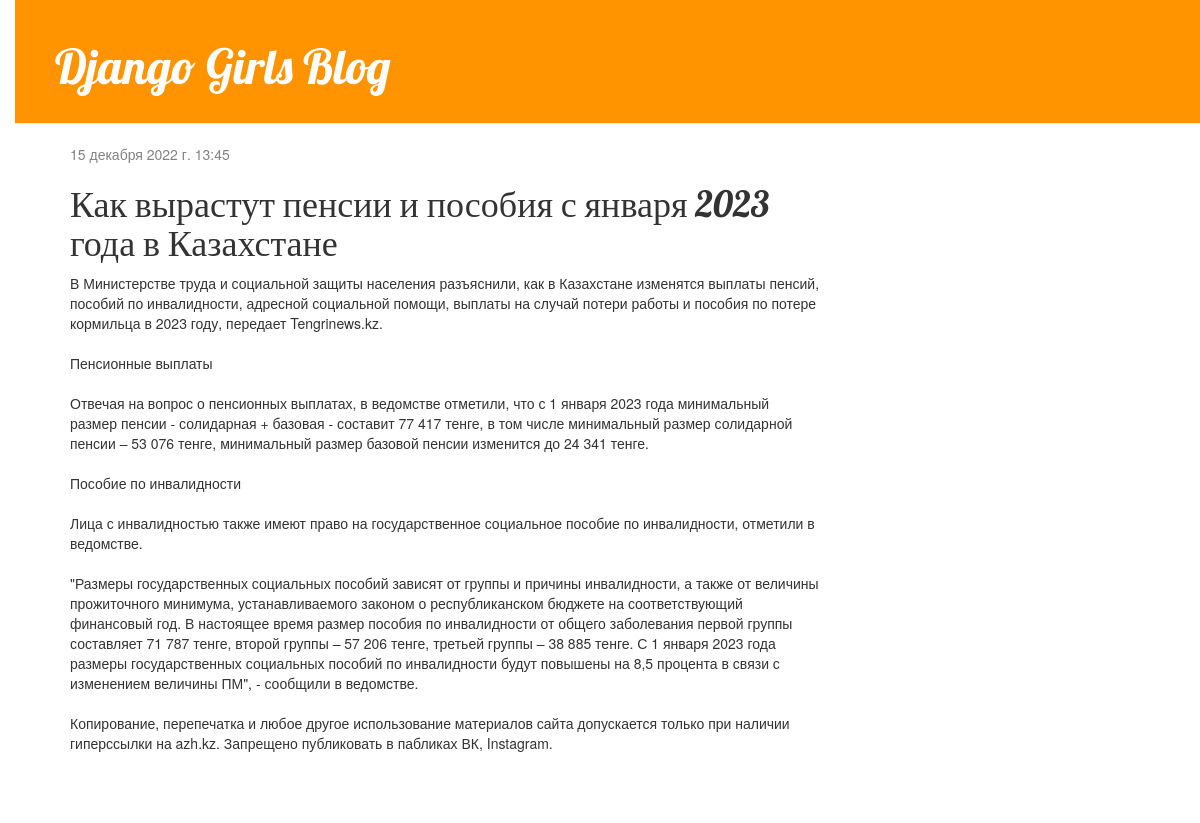
/post/5/, run on the app's committed database.
### news/models.py (models this page shows, shortened)
class Post(models.Model):
    author = models.ForeignKey(settings.AUTH_USER_MODEL, on_delete=models.CASCADE, verbose_name='Автор')
    title = models.CharField(max_length=200, verbose_name='Название')
    text = models.TextField(verbose_name='Текст')
    created_date = models.DateTimeField(default=timezone.now, verbose_name='Дата создание')
    published_date = models.DateTimeField(blank=True, null=True, verbose_name='Дата публикации')
    class Meta:
        ordering = ['title']
        verbose_name = 'Новость'
        verbose_name_plural = 'Новости'

### news/views.py (the view)
# urls.py: path('post/<int:pk>/', views.post_detail, name='post_detail'),
def post_detail(request, pk):
    post = get_object_or_404(Post, pk=pk)
    return render(request, 'news/post_detail.html', {'post': post})

### news/templates/news/post_detail.html (shortened to what this page needs)
<!DOCTYPE html>
<html lang="en">
<head>
</head>
<body>
{% extends 'news/base.html' %}
{% block content %}
    <div class="post">
        {% if post.published_date %}
            <div class="date">
                {{ post.published_date }}
            </div>
        {% endif %}
        <h1>{{ post.title }}</h1>
        <p>{{ post.text|linebreaksbr }}</p>
    </div>
{% endblock %}

### news/static/css/style.css (style rules this page uses)
body { padding-left: 15px; }
h1, h2, h3, h4 { font-family: 'Lobster', cursive; }
.date { color: #828282; }
.post { margin-bottom: 70px; }

### data on the page
Post: published_date "15 декабря 2022 г. 13:45", title "Как вырастут пенсии и пособия с января 2023 года в Казахстане", text "В Министерстве труда и социальной защиты населения разъяснили, как в Казахстане изменятся выплаты пенсий, пособий по инвалидности, адресной социальной помощи, выплаты на случай потери работы и пособия по потере кормильца в 2023 году, передает Tengrinews.kz. Пенсионные выплаты Отвечая на вопрос о пенсионных выплатах, в ведомстве отметили, что с 1 января 2023 года минимальный размер пенсии - солидарная + базовая - составит 77 417 тенге, в том числе минимальный размер солидарной пенсии – 53 076 тенге, минимальный размер базовой пенсии изменится до 24 341 тенге. Пособие по инвалидности Лица с инвалидностью также имеют право на государственное социальное пособие по инвалидности, отметили в…"
